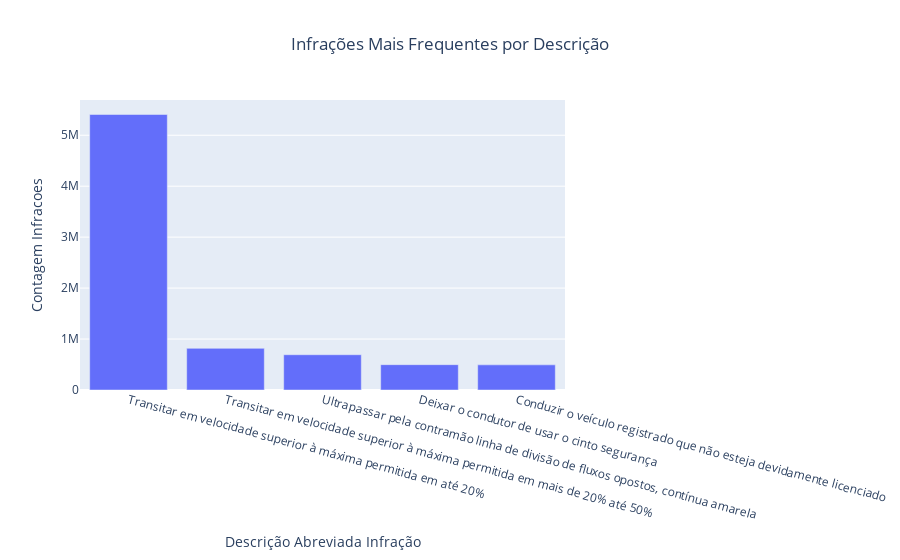

Notebook cell for this chart:
### Code cell
# Gráfico de barras do df_infracoes

plot_infracoes = px.bar(
    df_infracoes,
    x = 'Descrição Abreviada Infração',
    y = 'Contagem Infracoes',
    title = 'Infrações Mais Frequentes por Descrição'
)

plot_infracoes.update_layout(
    xaxis_tickangle = 15,
    title_x = 0.5
    )

plot_infracoes.show('png')

### Figure 1 — Plotly figure (JSON) as saved in the notebook; plotly's stock layout.template omitted (floating-point values rounded to 4 significant figures)
{"data": [{"alignmentgroup": "True", "hovertemplate": "Descrição Abreviada Infração=%{x}<br>Contagem Infracoes=%{y}<extra></extra>", "legendgroup": "", "marker": {"color": "#636efa", "pattern": {"shape": ""}}, "name": "", "offsetgroup": "", "orientation": "v", "showlegend": false, "textposition": "auto", "type": "bar", "x": ["Transitar em velocidade superior à máxima permitida em até 20%", "Transitar em velocidade superior à máxima permitida em mais de 20% até 50%", "Ultrapassar pela contramão linha de divisão de fluxos opostos, contínua amarela", "Deixar o condutor de usar o cinto segurança", "Conduzir o veículo registrado que não esteja devidamente licenciado"], "xaxis": "x", "y": [5407392, 817103, 692306, 497094, 493663], "yaxis": "y"}], "layout": {"barmode": "relative", "legend": {"tracegroupgap": 0}, "title": {"text": "Infrações Mais Frequentes por Descrição", "x": 0.5}, "xaxis": {"anchor": "y", "domain": [0, 1], "tickangle": 15, "title": {"text": "Descrição Abreviada Infração"}}, "yaxis": {"anchor": "x", "domain": [0, 1], "title": {"text": "Contagem Infracoes"}}}}
